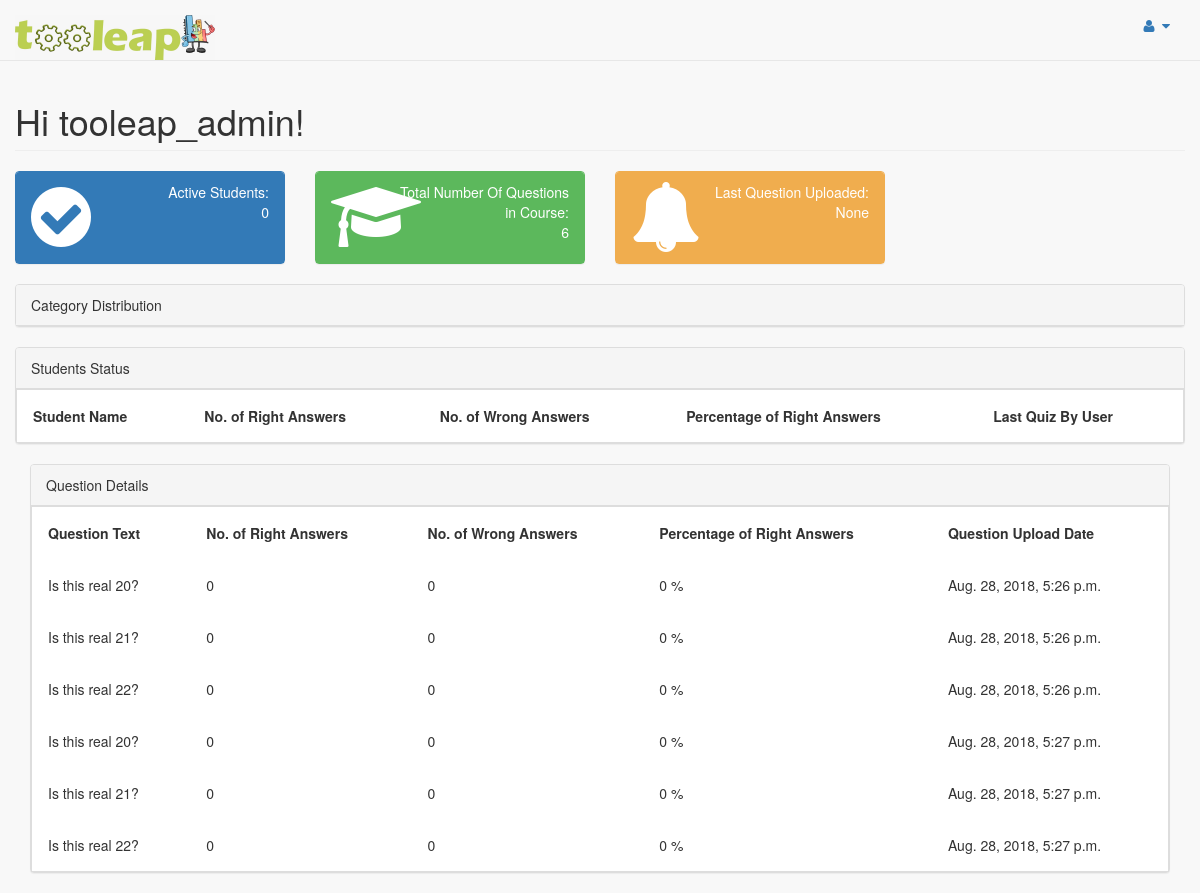
/quiz/teacher/course/12/progress (signed in), run on the app's committed database.
### quiz/models.py (models this page shows, shortened)
class Question(models.Model):
    question_text = models.CharField(max_length=500)
    course_id = models.ForeignKey(Course,  on_delete=models.CASCADE)
    pub_date = models.DateTimeField('date published')
    question_level = models.CharField(max_length=20)
    category_id = models.ForeignKey(Category,  on_delete=models.CASCADE, default = 0)

### quiz/views.py (the view)
# urls.py: path('teacher/course/<int:course_id>/progress', views.teacher_progress_view, name='teacher_progress_view'),
def teacher_progress_view(request, course_id):
    course_categories = Category.objects.filter(course_id=course_id)
    number_of_students_that_started_answering_questions_in_course = check_unique_students_with_answers_in_course(course_id)
    number_of_course_questions = get_number_of_course_questions(course_id)
    course_name = get_course_name(course_id)
    users_details_dict = {}
    users_details_dict = get_users_details(course_id)
    course_answers = User_Answer.objects.filter(course_id=course_id)
    last_quesions_upload = get_latest_quesiton_timestamp(course_answers)
    answers_per_category = get_user_answers_per_category(course_answers)
    course_answers_details = get_questions_details(course_id)
    template = loader.get_template('quiz/teacher_progress_view.html')
    context = {
            'course_categories': course_categories,
            'course_id': course_id,
            'course_name': course_name,
            'number_of_students_that_started_answering_questions_in_course': number_of_students_that_started_answering_questions_in_course,
            'number_of_course_questions': number_of_course_questions,
            'users_details_dict': users_details_dict,
            'answers_per_category': answers_per_category,
            'last_quesions_upload': last_quesions_upload,
            'course_answers_details': course_answers_details,
    }
    return HttpResponse(template.render(context,request))

### quiz/views.py (called while the page is built, shortened)
def get_unique_students_with_answers_in_course(course_id):
    course_user_answers = User_Answer.objects.filter(course_id=course_id)
    unique_users_array = []
    user_exists = 0
    return unique_users_array

def check_unique_students_with_answers_in_course(course_id):
    course_user_answers = User_Answer.objects.filter(course_id=course_id)
    unique_users_array = []
    user_exists = 0
    return len(unique_users_array)

def get_number_of_course_questions(course_id):
    course_questions = get_course_questions(course_id)
    return len(course_questions)

def get_users_details(course_id):
    unique_users_array = get_unique_students_with_answers_in_course(course_id)
    user_details_dict = {}
    return user_details_dict

def get_latest_quesiton_timestamp(course_answers):
    try:
        most_recent_upload = Question.objects.get(id=course_answers[0].question_id).pub_date
        print (most_recent_upload)
        for user_answer in course_answers:
            curr_question = Question.objects.get(id=user_answer.question_id)
            if most_recent_upload < curr_question.pub_date:
                most_recent_upload = curr_question.pub_date
    except:
        most_recent_upload = None
    return most_recent_upload

def get_user_answers_per_category(course_answers):
    category_answers = {}
    return category_answers

def get_course_name(course_id):
    course = Course.objects.get(id = course_id)
    return course.course_name

def get_course_questions(course_id):
    course_question_list = Question.objects.filter(course_id=course_id)
    return course_question_list

### quiz/templates/quiz/teacher_progress_view.html (shortened to what this page needs)
<!doctype html>
{% load static %}
<html>
<head>
  <link href="{% static 'vendor/bootstrap/css/bootstrap.min.css' %}" rel="stylesheet">
  <link href="{% static 'vendor/metisMenu/metisMenu.min.css' %}" rel="stylesheet">
  <link href="{% static 'dist/css/sb-admin-2.css' %}" rel="stylesheet">
  <link href="{% static 'vendor/font-awesome/css/font-awesome.min.css' %}" rel="stylesheet">
  <link href="{% static 'vendor/morrisjs/morris.css' %}" rel="stylesheet">
</head>
<body>
    {% if user.is_staff %}
    <div id="wrapper">
    <nav class="navbar navbar-default navbar-static-top" role="navigation" style="margin-bottom: 0">
        <div class="navbar-header">
      <a class="navbar-brand" ><img id = "logo" src="{% static 'data/logoTooleap.jpeg' %} "height="45" width="200" > </a>
      <br><br><br>
        </div>
        <ul class="nav navbar-top-links navbar-right">
            <li class="dropdown">
                <a class="dropdown-toggle" data-toggle="dropdown" href="#">
                    <i class="fa fa-user fa-fw"></i> <i class="fa fa-caret-down"></i>
                </a>
            </li>
        </ul>
    </nav>
    <div id="page-wrapper">
                  <div class="col-lg-12">
                      <h1 class="page-header">Hi {{ user.username }}! </h1>
                  </div>
                  <div class="col-lg-3 col-md-6">
                      <div class="panel panel-primary">
                          <div class="panel-heading">
                              <div class="row">
                                  <div class="col-xs-3">
                                      <i class="fa fa-check-circle fa-5x"></i>
                                  </div>
                                  <div class="col-xs-9 text-right">
                                      <div> Active Students:</div>
                                      <div class="large">{{number_of_students_that_started_answering_questions_in_course}}</div>
                                  </div>
                              </div>
                          </div>
                      </div>
                  </div>
                  <div class="col-lg-3 col-md-6">
                      <div class="panel panel-green">
                          <div class="panel-heading">
                              <div class="row">
                                  <div class="col-xs-3">
                                      <i class="fa fa-mortar-board fa-5x"></i>
                                  </div>
                                  <div class="col-xs-9 text-right">
                                      <div>Total Number Of Questions in Course: </div>
                                      <div class="large">  {{number_of_course_questions}}</div>
                                  </div>
                              </div>
                          </div>
                      </div>
                  </div>
                  <div class="col-lg-3 col-md-6">
                      <div class="panel panel-yellow">
                          <div class="panel-heading">
                              <div class="row">
                                  <div class="col-xs-3">
                                      <i class="fa fa-bell fa-5x"></i>
                                  </div>
                                  <div class="col-xs-9 text-right">
                                      <div>Last Question Uploaded:</div>
                                      <div class="large">{{last_quesions_upload}}</div>
                                  </div>
                              </div>
                          </div>
                      </div>
                  </div>
                  <div class="col-lg-12">
                                 <div class="panel panel-default">
                                     <div class="panel-heading">
                                         Category Distribution
                                     </div>
                        </div>
                    </div>
    <div class="col-lg-12">
       <div class="panel panel-default">
                   <div class="panel-heading">
                       Students Status
                   </div>
    <table id="myTable">
      <tr>
        <th>Student Name</th>
        <th onclick="sortTable(1)">No. of Right Answers</th>
        <th onclick="sortTable(2)">No. of Wrong Answers</th>
        <th onclick="sortTable(3)">Percentage of Right Answers</th>
        <th>Last Quiz By User</th>
      </tr>
    </table>
</div>
    <div class="col-lg-12">
       <div class="panel panel-default">
                   <div class="panel-heading">
                       Question Details
                   </div>
    <table id="myQuestionsTable">
      <tr>
        <th>Question Text</th>
        <th onclick="sortQuestionTable(1)">No. of Right Answers</th>
        <th onclick="sortQuestionTable(2)">No. of Wrong Answers</th>
        <th onclick="sortQuestionTable(3)">Percentage of Right Answers</th>
        <th>Question Upload Date</th>
      </tr>
      {% for question, details in course_answers_details.items %}
      <tr>
          <td> {{details.question_text}} </td>
          <td>{{details.right_answers}}</td>
          <td>{{details.wrong_answers}}</td>
          <td>{{details.right_percentage}} % </td>
          <td>{{details.question_uploaded}}</td>
      </tr>
      {% endfor %}
    </table>
</div>
</div>
</div>
    {% else %}
      <p>You are not a teacher you can't view all students progress </p>
      <a href="/quiz/">Students</a>
    {% endif %}
</body>
</html>

### quiz/templates/quiz/teacher_progress_view.html (style rules this page uses)
table { border-spacing: 0; width: 100%; border: 1px solid #ddd; }
th { cursor: pointer; }
th, td { text-align: left; padding: 16px; }

### data on the page
Question: question_text "Is this real 20?", question_uploaded "Aug. 28, 2018, 5:26 p.m."
Question: question_text "Is this real 21?", question_uploaded "Aug. 28, 2018, 5:26 p.m."
Question: question_text "Is this real 22?", question_uploaded "Aug. 28, 2018, 5:26 p.m."
Question: question_text "Is this real 20?", question_uploaded "Aug. 28, 2018, 5:27 p.m."
Question: question_text "Is this real 21?", question_uploaded "Aug. 28, 2018, 5:27 p.m."
Question: question_text "Is this real 22?", question_uploaded "Aug. 28, 2018, 5:27 p.m."

### other printed values
{{ user.username }} "tooleap_admin"
{{ number_of_students_that_started_answering_questions_in_course }} "0"
{{ number_of_course_questions }} "6"
{{ last_quesions_upload }} "None"
{{ details.right_answers }} "0" "0" "0" "0" "0" "0"
{{ details.wrong_answers }} "0" "0" "0" "0" "0" "0"
{{ details.right_percentage }} "0" "0" "0" "0" "0" "0"
